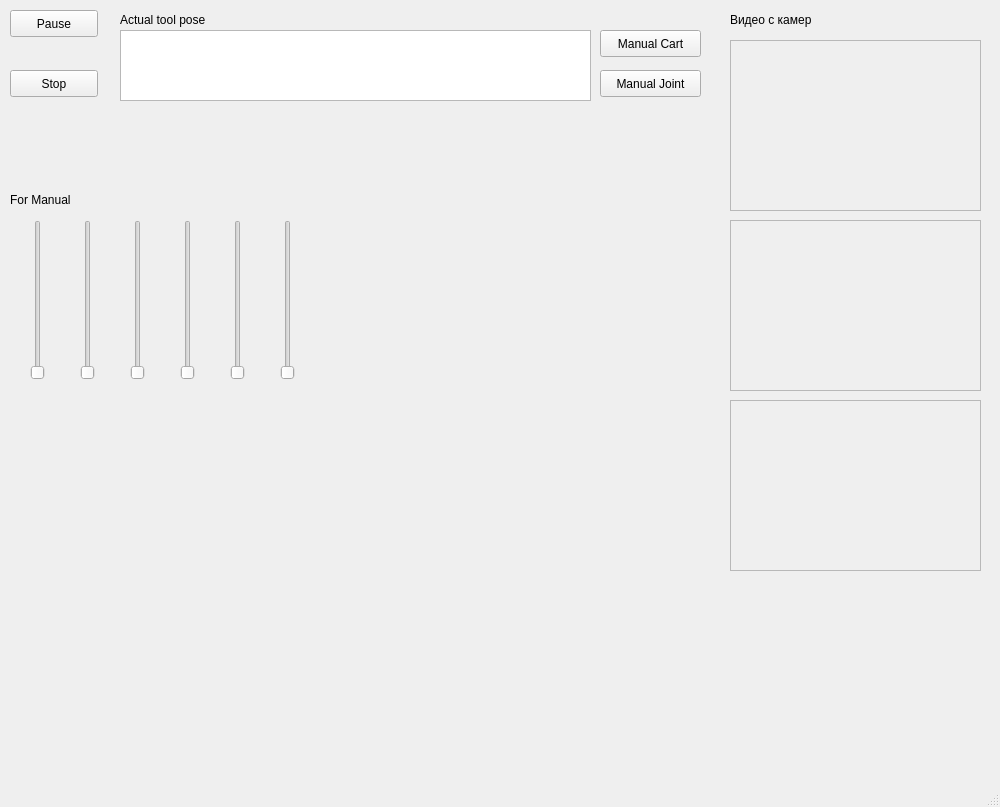
<?xml version="1.0" encoding="UTF-8"?>
<ui version="4.0">
 <class>GUI</class>
 <widget class="QMainWindow" name="GUI">
  <property name="geometry">
   <rect>
    <x>0</x>
    <y>0</y>
    <width>1000</width>
    <height>807</height>
   </rect>
  </property>
  <property name="windowTitle">
   <string>MainWindow</string>
  </property>
  <widget class="QWidget" name="centralwidget">
   <widget class="QPushButton" name="OnButton">
    <property name="geometry">
     <rect>
      <x>10</x>
      <y>10</y>
      <width>88</width>
      <height>27</height>
      <x>10</x>
      <y>40</y>
      <width>88</width>
      <height>27</height>
     </rect>
    </property>
    <property name="text">
     <string>Pause</string>
    </property>
   </widget>
   <widget class="QPushButton" name="StopButton">
    <property name="geometry">
     <rect>
      <x>10</x>
      <y>70</y>
      <width>88</width>
      <height>27</height>
     </rect>
    </property>
    <property name="text">
     <string>Stop</string>
    </property>
   </widget>
   <widget class="QFrame" name="video_frame_1">
    <property name="geometry">
     <rect>
      <x>730</x>
      <y>40</y>
      <width>251</width>
      <height>171</height>
     </rect>
    </property>
    <property name="frameShape">
     <enum>QFrame::StyledPanel</enum>
    </property>
    <property name="frameShadow">
     <enum>QFrame::Raised</enum>
    </property>
   </widget>
   <widget class="QFrame" name="video_frame_2">
    <property name="geometry">
     <rect>
      <x>730</x>
      <y>220</y>
      <width>251</width>
      <height>171</height>
     </rect>
    </property>
    <property name="frameShape">
     <enum>QFrame::StyledPanel</enum>
    </property>
    <property name="frameShadow">
     <enum>QFrame::Raised</enum>
    </property>
   </widget>
   <widget class="QFrame" name="video_frame_3">
    <property name="geometry">
     <rect>
      <x>730</x>
      <y>400</y>
      <width>251</width>
      <height>171</height>
     </rect>
    </property>
    <property name="frameShape">
     <enum>QFrame::StyledPanel</enum>
    </property>
    <property name="frameShadow">
     <enum>QFrame::Raised</enum>
    </property>
   </widget>
   <widget class="QLabel" name="video_label">
    <property name="geometry">
     <rect>
      <x>730</x>
      <y>10</y>
      <width>141</width>
      <height>19</height>
     </rect>
    </property>
    <property name="text">
     <string>Видео с камер</string>
    </property>
   </widget>
   <widget class="QSlider" name="verticalSlider">
    <property name="geometry">
     <rect>
      <x>30</x>
      <y>220</y>
      <width>16</width>
      <height>160</height>
     </rect>
    </property>
    <property name="orientation">
     <enum>Qt::Vertical</enum>
    </property>
   </widget>
   <widget class="QSlider" name="verticalSlider_2">
    <property name="geometry">
     <rect>
      <x>80</x>
      <y>220</y>
      <width>16</width>
      <height>160</height>
     </rect>
    </property>
    <property name="orientation">
     <enum>Qt::Vertical</enum>
    </property>
   </widget>
   <widget class="QSlider" name="verticalSlider_3">
    <property name="geometry">
     <rect>
      <x>130</x>
      <y>220</y>
      <width>16</width>
      <height>160</height>
     </rect>
    </property>
    <property name="orientation">
     <enum>Qt::Vertical</enum>
    </property>
   </widget>
   <widget class="QSlider" name="verticalSlider_4">
    <property name="geometry">
     <rect>
      <x>180</x>
      <y>220</y>
      <width>16</width>
      <height>160</height>
     </rect>
    </property>
    <property name="orientation">
     <enum>Qt::Vertical</enum>
    </property>
   </widget>
   <widget class="QTableView" name="tableView">
    <property name="geometry">
     <rect>
      <x>120</x>
      <y>30</y>
      <width>471</width>
      <height>71</height>
     </rect>
    </property>
   </widget>
   <widget class="QLabel" name="Actual_tool_pose_label">
    <property name="geometry">
     <rect>
      <x>120</x>
      <y>10</y>
      <width>111</width>
      <height>19</height>
     </rect>
    </property>
    <property name="text">
     <string>Actual tool pose</string>
    </property>
   </widget>
   <widget class="QPushButton" name="ManualCartButton">
    <property name="geometry">
     <rect>
      <x>600</x>
      <y>30</y>
      <width>101</width>
      <height>27</height>
     </rect>
    </property>
    <property name="text">
     <string>Manual Cart</string>
    </property>
   </widget>
   <widget class="QPushButton" name="ManualJointButton">
    <property name="geometry">
     <rect>
      <x>600</x>
      <y>70</y>
      <width>101</width>
      <height>27</height>
     </rect>
    </property>
    <property name="text">
     <string>Manual Joint</string>
    </property>
   </widget>
   <widget class="QLabel" name="For_manual_label">
    <property name="geometry">
     <rect>
      <x>10</x>
      <y>190</y>
      <width>91</width>
      <height>19</height>
     </rect>
    </property>
    <property name="text">
     <string>For Manual</string>
    </property>
   </widget>
   <widget class="QSlider" name="verticalSlider_5">
    <property name="geometry">
     <rect>
      <x>230</x>
      <y>220</y>
      <width>16</width>
      <height>160</height>
     </rect>
    </property>
    <property name="orientation">
     <enum>Qt::Vertical</enum>
    </property>
   </widget>
   <widget class="QSlider" name="verticalSlider_6">
    <property name="geometry">
     <rect>
      <x>280</x>
      <y>220</y>
      <width>16</width>
      <height>160</height>
     </rect>
    </property>
    <property name="orientation">
     <enum>Qt::Vertical</enum>
    </property>
   </widget>
  </widget>
  <widget class="QMenuBar" name="menubar">
   <property name="geometry">
    <rect>
     <x>0</x>
     <y>0</y>
     <width>1000</width>
     <height>24</height>
    </rect>
   </property>
  </widget>
  <widget class="QStatusBar" name="statusbar"/>
 </widget>
 <resources/>
 <connections/>
</ui>
